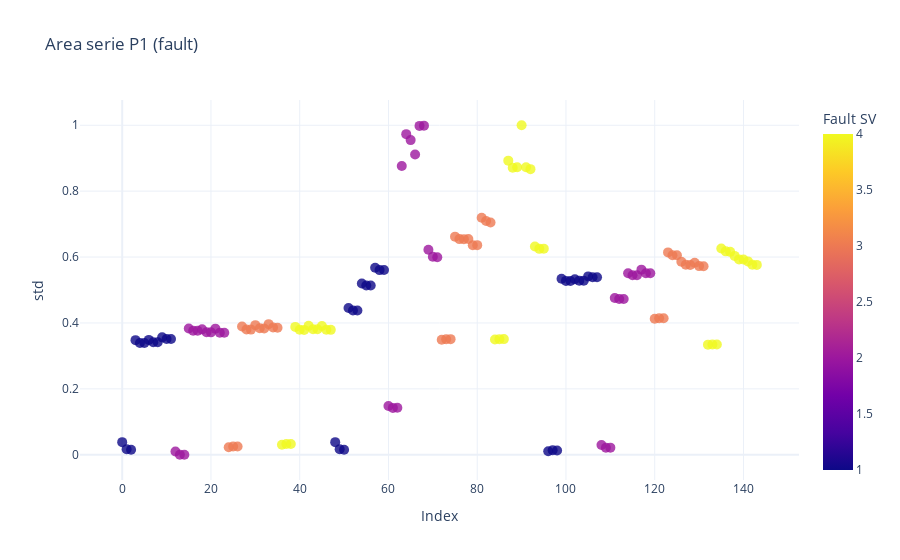

The code cell stored with this chart in its notebook:
### Code cell
fault_sv = split_df["fault_sv"].values
open_ratio = split_df["opening_ratio"].values

df_plot = pd.DataFrame({
    'Index': range(len(df_train)),
    'std': df_train["P3_std"],
    'fault_sv': fault_sv,
    'opening_ratio': open_ratio
})

fig = px.scatter(
    df_plot,
    x='Index',
    y='std',
    color='fault_sv',
    hover_data={'opening_ratio': True},
    labels={'fault_sv': 'Fault SV'},
    title='Area serie P1 (fault)'
)

fig.update_layout(
    legend_title='Fault SV',
    xaxis_title='Index',
    yaxis_title='std',
    template='plotly_white'
)

fig.update_traces(marker=dict(size=10, opacity=0.8),
                  selector=dict(mode='markers'))

fig.show()

### Figure 1 — Plotly figure (JSON) as saved in the notebook; plotly's stock layout.template omitted (floating-point values rounded to 4 significant figures; data arrays with more than 128 entries replaced by an {"elided": "..."} marker saying what was removed)
{"data": [{"customdata": {"elided": "144x1 int values"}, "hovertemplate": "Index=%{x}<br>std=%{y}<br>opening_ratio=%{customdata[0]}<br>Fault SV=%{marker.color}<extra></extra>", "legendgroup": "", "marker": {"color": {"elided": "144 int values"}, "coloraxis": "coloraxis", "opacity": 0.8, "size": 10, "symbol": "circle"}, "mode": "markers", "name": "", "orientation": "v", "showlegend": false, "type": "scatter", "x": {"elided": "144 int values"}, "xaxis": "x", "y": {"elided": "144 float values"}, "yaxis": "y"}], "layout": {"coloraxis": {"colorbar": {"title": {"text": "Fault SV"}}, "colorscale": [[0, "#0d0887"], [0.1111, "#46039f"], [0.2222, "#7201a8"], [0.3333, "#9c179e"], [0.4444, "#bd3786"], [0.5556, "#d8576b"], [0.6667, "#ed7953"], [0.7778, "#fb9f3a"], [0.8889, "#fdca26"], [1, "#f0f921"]]}, "legend": {"title": {"text": "Fault SV"}, "tracegroupgap": 0}, "title": {"text": "Area serie P1 (fault)"}, "xaxis": {"anchor": "y", "domain": [0, 1], "title": {"text": "Index"}}, "yaxis": {"anchor": "x", "domain": [0, 1], "title": {"text": "std"}}}}
